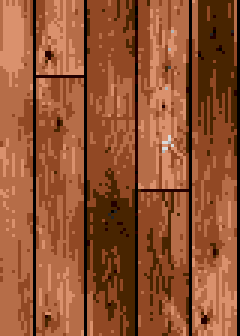
#> input picture EndlessScroll/image.png, 80 x 112 px (shown 3 times larger); its folder holds 6 pictures in this run
$ python sgdk_endless_scroll.py
#> lines starting #> are read from the running program, lines starting #| are printed output that depends on the picture
#!/usr/bin/env python

import os,  argparse, logging
import numpy as np
import math
from PIL import Image, ImageDraw
import cv2
import shutil
from jinja2 import Template
from pathlib import Path

# 320 x 224
COLS = 320
rows = 224


# [103 lines left out: function makeProjectFiles, not called in this run]

def createImages( floorImgFilename, ceilImgFilename, rows, outputCols, bottomTotalWidth, farImageReps, farPolyWidth, nearPolyWidth, startRow, endRow, startCeilingRow, endCeilingRow, outputFilename, imageAFilename ):
#> called with floorImgFilename = 'image.png', ceilImgFilename = '', rows = 224, outputCols = 480, bottomTotalWidth = 640, farImageReps = 4, farPolyWidth = 80, nearPolyWidth = 160
  logging.info("WORKING ON:" + floorImgFilename);
  print( outputFilename )
  with Image.open( floorImgFilename ) as im:
#> im is the input picture: PIL image 80x112 P; mean R, G, B 146, 82.9, 49.2
    inputImg = im.convert('RGB')
    inputWidth, inputHeight = im.size
#> inputWidth = 80; inputHeight = 112
    inputCv = np.array(inputImg)
    transitionFilename = ''
    warpImgs =[]
    if len( imageAFilename ) > 0 :
      with Image.open( imageAFilename ) as imgA:
        inputImgA = imgA.convert('RGB')
        tmpImgA = np.array( inputImgA )
        transitionFilename = os.path.splitext(outputFilename)[0]

    pal = im.getpalette() # must have same palettes.
#> pal = 48 values, max 255 at index 0, min 0 at index 1, mean 113.4
    # get source points
    srcTopLeft = ( 0, 0 )
    srcTopRight = ( inputWidth-1, 0 )
#> srcTopRight = (79, 0)
    srcBottomLeft = ( 0, inputHeight-1 )
#> srcBottomLeft = (0, 111)
    srcBottomRight = ( inputWidth-1, inputHeight-1 )
#> srcBottomRight = (79, 111)
    srcPts = np.array( [ srcBottomLeft, srcBottomRight, srcTopRight, srcTopLeft] )
#> srcPts = [[0, 111], [79, 111], [79, 0], [0, 0]]
    logging.info("srcPts:");
    logging.info(srcPts);

    # work image
    tmpImg = Image.new('RGB', (outputCols, rows))
#> tmpImg: PIL image 480x224 RGB; every value is 0
    tmpCv = np.array(tmpImg)
    bottomLeftStart = COLS / 2 - bottomTotalWidth / 2
    for rep in range( 0, farImageReps +1, 1 ):
      # detination points
      dstTopLeft = ( rep * farPolyWidth, startRow )
      dstTopRight = ( rep * farPolyWidth + farPolyWidth-0.5, startRow )
      dstBottomLeft = ( bottomLeftStart + rep * nearPolyWidth, endRow )
      dstBottomRight = ( bottomLeftStart + rep * nearPolyWidth + nearPolyWidth-0.5, endRow   )
      dstPts = np.array( [ dstBottomLeft, dstBottomRight, dstTopRight, dstTopLeft] )
      dstPoly = np.array( [ dstBottomLeft, dstBottomRight, dstTopRight, dstTopLeft], dtype=np.int32 )

      logging.info("rep %d dstPts:" % ( rep ) );
      logging.info(dstPts);

      gridTopLeft = ( max( min( dstTopLeft[0] // 8, dstBottomLeft[0]//8), 0 ) , dstTopLeft[1]//8 )
      gridBottomRight = ( min( max( dstBottomRight[0] // 8, dstTopRight[0]//8), (outputCols//8) -1 ) , dstBottomRight[1]//8 )
      logging.info(gridTopLeft);
      logging.info(gridBottomRight);
      # Get Perspective Transform Algorithm
      srcPtsList = np.float32( srcPts.tolist() )
      dstPtsList = np.float32( dstPts.tolist() )
      xfrmMatrix = cv2.getPerspectiveTransform(srcPtsList, dstPtsList)

      # warp it
      image_size = (tmpCv.shape[1], tmpCv.shape[0])
      warpCv = cv2.warpPerspective(inputCv, xfrmMatrix, dsize=image_size)
      warpImg = Image.fromarray( warpCv )
      if args.output_warped_images:
        warpImg.save( "warped_floor_%d.png" %(rep) )


      ## create a copy mask
      maskCv = np.zeros_like(tmpCv)
      maskCv = cv2.fillPoly(maskCv, pts = [dstPoly], color = (255, 255, 255) )
      maskCv = maskCv.all(axis=2)
      # copy warped image
      tmpCv[maskCv, :] = warpCv[maskCv, :]
      warpImgs.append( ( maskCv, warpCv[maskCv, :], gridTopLeft, gridBottomRight ) )
#> this loop made 5 passes
#> pass 1, in createImages, `warpCv = cv2.warpPerspective(inputCv, xfrmMatrix, dsize=image_size)`:
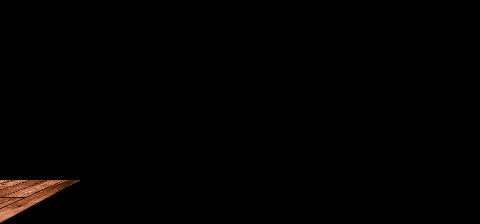
#> warpCv: shape (224, 480, 3); mean R, G, B 2.5, 1.4, 0.9
#> pass 2, in createImages, `warpCv = cv2.warpPerspective(inputCv, xfrmMatrix, dsize=image_size)`:
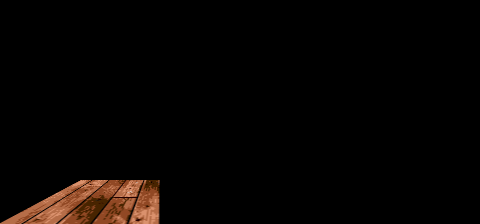
#> warpCv: shape (224, 480, 3); mean R, G, B 7.2, 4.1, 2.4
#> pass 3, in createImages, `warpCv = cv2.warpPerspective(inputCv, xfrmMatrix, dsize=image_size)`:
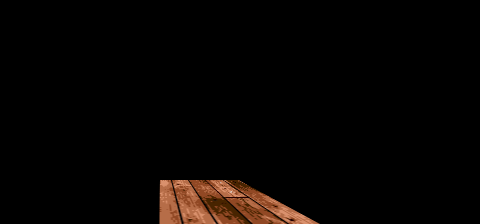
#> warpCv: shape (224, 480, 3); mean R, G, B 7.2, 4.1, 2.4
#> after the loop:
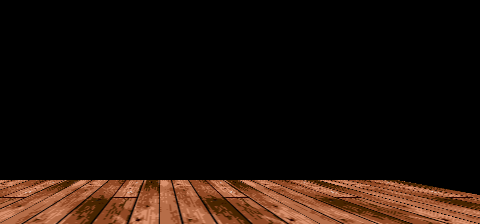
#> tmpCv: shape (224, 480, 3); mean R, G, B 28, 15.9, 9.5
#> after the loop:
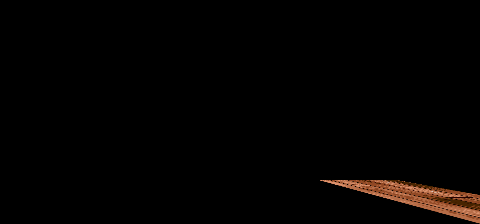
#> warpCv: shape (224, 480, 3); mean R, G, B 4, 2.3, 1.4
#> after the loop, warpImgs = 5 items

    if len(transitionFilename) > 0:
      for rep in range( farImageReps , -1, -1 ):
        tmpImgA[warpImgs[rep][0], :] = warpImgs[rep][1]
        maskImgA = Image.fromarray( tmpImgA )
        ImageDraw.floodfill( maskImgA, ( outputCols-1, rows/2), ( pal[0], pal[1], pal[2]) )
        outImgA = maskImgA.quantize( palette = im )
        outImgA.save( "%s_%d.png" %(transitionFilename, rep ) )
        # Get sub region and save it too
        cropped = outImgA.crop( ( warpImgs[rep][2][0]*8, warpImgs[rep][2][1]*8, warpImgs[rep][3][0]*8+8, warpImgs[rep][3][1]*8+8 ) )
        cropped.save( "%s_%d-%d_%d_%d_%d.png" %(transitionFilename, rep,  warpImgs[rep][2][0],  warpImgs[rep][2][1],  warpImgs[rep][3][0],  warpImgs[rep][3][1] ) )


    # check if ceilng was set.
    if startCeilingRow >= 0 and endCeilingRow > 0:
      ceilFilename = ceilImgFilename if len(ceilImgFilename) > 0 else floorImgFilename
      with Image.open( ceilFilename ) as ceil:
        inputCeilingImg = ceil.convert('RGB')
        inputWidth, inputHeight = ceil.size
        inputCeilingCv = np.array(inputCeilingImg)
        # assume old pal
        # get source points
        srcTopLeft = ( 0, 0 )
        srcTopRight = ( inputWidth-1, 0 )
        srcBottomLeft = ( 0, inputHeight-1 )
        srcBottomRight = ( inputWidth-1, inputHeight-1 )
        srcPts = np.array( [ srcBottomLeft, srcBottomRight, srcTopRight, srcTopLeft] )
        logging.info("srcPts:");
        logging.info(srcPts);
        topLeftStart = COLS / 2 - bottomTotalWidth / 2
        for rep in range( 0, farImageReps +1, 1 ):
          # detination points
          dstTopLeft = ( topLeftStart + rep * nearPolyWidth, startCeilingRow )
          dstTopRight = ( topLeftStart + rep * nearPolyWidth + nearPolyWidth,  startCeilingRow )
          dstBottomLeft = (  rep * farPolyWidth, endCeilingRow  )
          dstBottomRight = (  rep * farPolyWidth + farPolyWidth, endCeilingRow   )
          dstPts = np.array( [ dstBottomLeft, dstBottomRight, dstTopRight, dstTopLeft] )
          logging.info("dstPts:");
          logging.info(dstPts);
          dstPoly = np.array( [ dstBottomLeft, dstBottomRight, dstTopRight, dstTopLeft], dtype=np.int32 )
          # Get Perspective Transform Algorithm
          srcPtsList = np.float32( srcPts.tolist() )
          dstPtsList = np.float32( dstPts.tolist() )
          xfrmMatrix = cv2.getPerspectiveTransform(srcPtsList, dstPtsList)

          # warp it
          image_size = (tmpCv.shape[1], tmpCv.shape[0])
          warpCv = cv2.warpPerspective(inputCeilingCv, xfrmMatrix, dsize=image_size)
          warpImg = Image.fromarray( warpCv )
          if args.output_warped_images:
            warpImg.save( "warped_ceil_%d.png" %(rep) )

          ## create a copy mask
          maskCv = np.zeros_like(tmpCv)
          maskCv = cv2.fillPoly(maskCv, pts = [dstPoly], color = (255, 255, 255) )
          maskCv = maskCv.all(axis=2)
          # copy warped image
          tmpCv[maskCv, :] = warpCv[maskCv, :]


    # convert backto PIL
    maskImg = Image.fromarray( tmpCv )
    ImageDraw.floodfill( maskImg, ( outputCols-1, rows/2), ( pal[0], pal[1], pal[2]) )
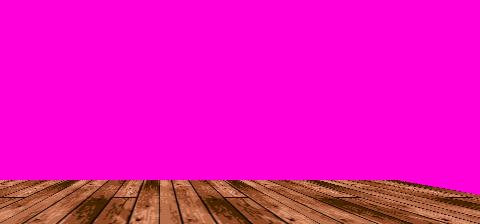
#> maskImg: PIL image 480x224 RGB; mean R, G, B 234.4, 15.9, 185.9
    ##maskImg.save( "mask.png")
    outImg = maskImg.quantize( palette = im )
    #outImg = Image.new('P', (outputCols, rows))
    #outImg.putpalette(pal)
    outImg.save( outputFilename )

def main(args, loglevel):
  logging.basicConfig(format="%(levelname)s: %(message)s", level=loglevel)
  startRow = args.start_row
  endRow = args.end_row
  if startRow == endRow:
    print("Start and end row of floor must differ")
    return
  elif startRow > endRow:
    temp = endRow
    endRow = startRow
    startRow = temp


  startCeilingRow = args.start_ceiling_row
  endCeilingRow =  args.end_ceiling_row
  if startCeilingRow == endCeilingRow and startCeilingRow > 0:
    print("Start and end row of ceiling must differ")
    return
  elif startCeilingRow > endCeilingRow:
    temp = endCeilingRow
    endCeilingRow = startCeilingRow
    startCeilingRow = temp

  farImageReps = args.far_image_reps
  nearImageReps = args.near_image_reps
  if farImageReps <= nearImageReps:
    print("Far image reps must be larger than near image reps")
    return


  imageFilename = 'image.png'
  imageFilenameB = ''
  if len(args.input_filename) > 0 :
    imageFilename =  args.input_filename[0]
    if len(args.input_filename) > 1 :
      imageFilenameB =  args.input_filename[1]


  imageCeilingFilename = ''
  imageCeilingFilenameB = ''
  if len(args.input_ceiling_filename) > 0 :
    imageCeilingFilename =  args.input_ceiling_filename[0]
    if len(args.input_ceiling_filename) > 1 :
      imageCeilingFilenameB =  args.input_ceiling_filename[1]

  outputFilename = 'bg.png'
  outputFilenameB = ''
  if len(args.output_filename) > 0 :
    outputFilename =  args.output_filename[0]
    if len(args.output_filename) > 1 :
      outputFilenameB =  args.output_filename[1]


  projectDir =  args.project_directory


  farPolyWidth = COLS / farImageReps
  nearPolyWidth = COLS / nearImageReps

  logging.info("Image reps far: %d", farImageReps)
  logging.info("Image reps near: %d", nearImageReps)
  # always put out image repetition
  print("Scroll width far: %.3f" % farPolyWidth)
  print("Scroll width near: %.3f" % nearPolyWidth)
  print("Starting row floor: %d" % startRow)
  print("Ending row floor: %d" % endRow)
  scrollRows = endRow - startRow
  scrollRatio = nearPolyWidth / farPolyWidth
  scrollRowStep = ( scrollRatio - 1.0 ) / scrollRows
  print("* Scroll increment floor: %.4f" % scrollRowStep)
  finalScrollStep =  (nearPolyWidth - farPolyWidth) / scrollRows
  print("* Final Scroll increment floor: %.4f" % finalScrollStep)


  if startCeilingRow > -1  and  endCeilingRow > startCeilingRow :
    logging.info("Starting row ceiling: %d", startCeilingRow)
    logging.info("Ending row ceiling: %d", endCeilingRow)
    scrollCeilingRows = endCeilingRow - startCeilingRow
    scrollCeilingRatio = nearPolyWidth / farPolyWidth
    scrollCeilingRowStep = ( scrollCeilingRatio - 1.0 ) / scrollCeilingRows
    print("* Scroll increment ceiling: %.4f" % scrollCeilingRowStep)


  bottomTotalWidth = nearPolyWidth * farImageReps
  offset = farImageReps % 2 != nearImageReps % 2
  outputCols = int(COLS + nearPolyWidth)
  # must be multiple of 8 for tile breakdown
  if outputCols % 8 > 0:
    outputCols = (int( outputCols/8) +1) * 8

  print("Image size %d x %d" % ( outputCols,rows ) )

  createImages( imageFilename, imageCeilingFilename, rows, outputCols, bottomTotalWidth, farImageReps, farPolyWidth, nearPolyWidth, startRow, endRow, startCeilingRow, endCeilingRow, outputFilename, '' )

  if imageFilenameB:
    print("DO SECOND IMAGE")
    print(imageFilenameB)
    createImages( imageFilenameB, imageCeilingFilenameB, rows, outputCols, bottomTotalWidth, farImageReps, farPolyWidth, nearPolyWidth, startRow, endRow, startCeilingRow, endCeilingRow, outputFilenameB, outputFilename )


  if len(projectDir) > 0 :
    makeProjectFiles( projectDir, outputFilename, endRow, startRow, nearPolyWidth, farPolyWidth, endCeilingRow, startCeilingRow, outputCols )

# the program.
if __name__ == '__main__':
  parser = argparse.ArgumentParser(
      description = "Create endless scrolling background for SGDK",
      epilog = "As an alternative to the commandline, params can be placed in a file, one per line, and specified on the commandline like '%(prog)s @params.conf'.",
      fromfile_prefix_chars = '@' )
  # parameter list
  parser.add_argument(
      "-v",
      "--verbose",
      help="increase output verbosity",
      action="store_true")

  parser.add_argument( "-f",
      "--far_image_reps",
      default = 4,
      type=int,
      help = "How many times to repeat image at far side of the floor/ceiling",
      metavar = "ARG")

  parser.add_argument( "-n",
      "--near_image_reps",
      default = 2,
      type=int,
      help = "How many times to repeat image at near side of the floor/ceiling",
      metavar = "ARG")

  parser.add_argument( "-s",
      "--start_row",
      default = 180,
      type=int,
      help = "Which row starts the floor",
      metavar = "ARG")

  parser.add_argument( "-e",
      "--end_row",
      default = 223,
      type=int,
      help = "Which row ends the floor",
      metavar = "ARG")


  parser.add_argument( "-i",
      "--input_filename",
      action = 'append',
      default = [],
      help = "input image filename",
      metavar = "ARG")


  parser.add_argument( "-S",
      "--start_ceiling_row",
      default = -1,
      type=int,
      help = "Which row starts the ceiling",
      metavar = "ARG")

  parser.add_argument( "-E",
      "--end_ceiling_row",
      default = -1,
      type=int,
      help = "Which row ends the ceiling",
      metavar = "ARG")

  parser.add_argument( "-I",
      "--input_ceiling_filename",
      default = [],
      help = "input ceiling image filename",
      metavar = "ARG")

  parser.add_argument( "-o",
      "--output_filename",
      action = 'append',
      default = [],
      help = "Output filename",
      metavar = "ARG")

  parser.add_argument( "-p",
      "--project_directory",
      default = '',
      help = "Create project directory with resource files and simple SGDK code.",
      metavar = "ARG")

  parser.add_argument(
      "-w",
      "--output_warped_images",
      help="Output warped images used to create final image.",
      action="store_true")

  args = parser.parse_args()

  # Setup logging
  if args.verbose:
    loglevel = logging.INFO
  else:
    loglevel = logging.WARNING

  main(args, loglevel)
